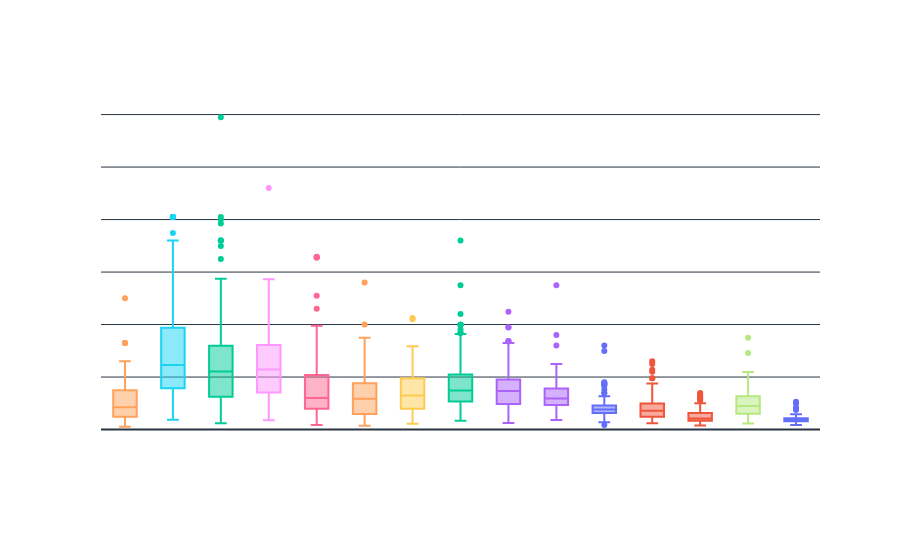

Notebook cell for this chart:
### Markdown cell above
### B.3 — Micro-Mercados: Dispersión por Barrio

### Code cell
# B.3. Boxplot por barrio (top 15 con más propiedades)
# ── Para app.py: copia esta función ──────────────────────────────────────────
def make_barrio_boxplot(df, top_n=15):
    top_barrios = df['barrio_limpio'].value_counts().nlargest(top_n).index
    df_top = df[df['barrio_limpio'].isin(top_barrios)]
    fig = px.box(
        df_top, x='barrio_limpio', y='precio_limpio',
        color='barrio_limpio',
        title=f"Micro-Mercados: Top {top_n} Barrios por Concentración",
        template="plotly_dark",
        labels={'barrio_limpio': 'Barrio', 'precio_limpio': 'Precio (€)'},
    )
    fig.update_layout(**PLOTLY_DARK_LAYOUT, showlegend=False,
                      xaxis={'categoryorder': 'median descending'})
    fig.update_xaxes(tickangle=-30)
    fig.update_yaxes(tickformat=",.0f")
    return fig

fig_b3 = make_barrio_boxplot(df)
fig_b3.show()

### Figure 1 — Plotly figure (JSON) as saved in the notebook; plotly's stock layout.template omitted (floating-point values rounded to 4 significant figures; data arrays with more than 128 entries replaced by an {"elided": "..."} marker saying what was removed)
{"data": [{"alignmentgroup": "True", "hovertemplate": "Barrio=%{x}<br>Precio (€)=%{y}<extra></extra>", "legendgroup": "Guindalera", "marker": {"color": "#636efa"}, "name": "Guindalera", "notched": false, "offsetgroup": "Guindalera", "orientation": "v", "showlegend": true, "type": "box", "x": ["Guindalera", "Guindalera", "Guindalera", "Guindalera", "Guindalera", "Guindalera", "Guindalera", "Guindalera", "Guindalera", "Guindalera", "Guindalera", "Guindalera", "Guindalera", "Guindalera", "Guindalera", "Guindalera", "Guindalera", "Guindalera", "Guindalera", "Guindalera", "Guindalera", "Guindalera", "Guindalera", "Guindalera", "Guindalera", "Guindalera", "Guindalera", "Guindalera", "Guindalera", "Guindalera", "Guindalera", "Guindalera", "Guindalera", "Guindalera", "Guindalera", "Guindalera", "Guindalera", "Guindalera", "Guindalera", "Guindalera", "Guindalera", "Guindalera", "Guindalera", "Guindalera", "Guindalera", "Guindalera", "Guindalera", "Guindalera", "Guindalera", "Guindalera", "Guindalera", "Guindalera", "Guindalera", "Guindalera", "Guindalera", "Guindalera", "Guindalera", "Guindalera", "Guindalera", "Guindalera", "Guindalera", "Guindalera", "Guindalera", "Guindalera", "Guindalera", "Guindalera", "Guindalera", "Guindalera", "Guindalera", "Guindalera", "Guindalera", "Guindalera", "Guindalera", "Guindalera", "Guindalera", "Guindalera", "Guindalera", "Guindalera", "Guindalera", "Guindalera", "Guindalera", "Guindalera", "Guindalera", "Guindalera"], "x0": " ", "xaxis": "x", "y": [730000.0, 590000.0, 425000.0, 895000.0, 895000.0, 800000.0, 1190000.0, 1658000.0, 800000.0, 750000.0, 900000.0, 601000.0, 800000.0, 675000.0, 700000.0, 645000.0, 749000.0, 550000.0, 940000.0, 1180000.0, 480000.0, 799000.0, 755000.0, 1250000.0, 1389000.0, 870000.0, 515000.0, 1136000.0, 3200000.0, 650000.0, 795000.0, 780000.0, 280000.0, 799000.0, 372000.0, 550000.0, 459000.0, 790000.0, 1780000.0, 799000.0, 870000.0, 650000.0, 297200.0, 645000.0, 1390000.0, 715000.0, 690000.0, 799000.0, 795000.0, 799000.0, 175000.0, 580000.0, 750000.0, 525000.0, 689000.0, 1720000.0, 1525000.0, 530000.0, 665000.0, 799000.0, 1270000.0, 645000.0, 480000.0, 1800000.0, 860000.0, 735000.0, 895000.0, 875000.0, 695000.0, 690000.0, 1750000.0, 1190000.0, 1136000.0, 1729000.0, 350000.0, 605000.0, 695000.0, 289000.0, 1150000.0, 1150000.0, 695000.0, 625000.0, 315000.0, 2990000.0], "y0": " ", "yaxis": "y"}, {"alignmentgroup": "True", "hovertemplate": "Barrio=%{x}<br>Precio (€)=%{y}<extra></extra>", "legendgroup": "Embajadores-Lavapiés", "marker": {"color": "#EF553B"}, "name": "Embajadores-Lavapiés", "notched": false, "offsetgroup": "Embajadores-Lavapiés", "orientation": "v", "showlegend": true, "type": "box", "x": {"elided": "141 str values"}, "x0": " ", "xaxis": "x", "y": {"elided": "141 float values"}, "y0": " ", "yaxis": "y"}, {"alignmentgroup": "True", "hovertemplate": "Barrio=%{x}<br>Precio (€)=%{y}<extra></extra>", "legendgroup": "Castellana", "marker": {"color": "#00cc96"}, "name": "Castellana", "notched": false, "offsetgroup": "Castellana", "orientation": "v", "showlegend": true, "type": "box", "x": {"elided": "198 str values"}, "x0": " ", "xaxis": "x", "y": {"elided": "198 float values"}, "y0": " ", "yaxis": "y"}, {"alignmentgroup": "True", "hovertemplate": "Barrio=%{x}<br>Precio (€)=%{y}<extra></extra>", "legendgroup": "Lista", "marker": {"color": "#ab63fa"}, "name": "Lista", "notched": false, "offsetgroup": "Lista", "orientation": "v", "showlegend": true, "type": "box", "x": {"elided": "163 str values"}, "x0": " ", "xaxis": "x", "y": {"elided": "163 float values"}, "y0": " ", "yaxis": "y"}, {"alignmentgroup": "True", "hovertemplate": "Barrio=%{x}<br>Precio (€)=%{y}<extra></extra>", "legendgroup": "Palacio", "marker": {"color": "#FFA15A"}, "name": "Palacio", "notched": false, "offsetgroup": "Palacio", "orientation": "v", "showlegend": true, "type": "box", "x": ["Palacio", "Palacio", "Palacio", "Palacio", "Palacio", "Palacio", "Palacio", "Palacio", "Palacio", "Palacio", "Palacio", "Palacio", "Palacio", "Palacio", "Palacio", "Palacio", "Palacio", "Palacio", "Palacio", "Palacio", "Palacio", "Palacio", "Palacio", "Palacio", "Palacio", "Palacio", "Palacio", "Palacio", "Palacio", "Palacio", "Palacio", "Palacio", "Palacio", "Palacio", "Palacio", "Palacio", "Palacio", "Palacio", "Palacio", "Palacio", "Palacio", "Palacio", "Palacio", "Palacio", "Palacio", "Palacio", "Palacio", "Palacio", "Palacio", "Palacio", "Palacio", "Palacio", "Palacio", "Palacio", "Palacio", "Palacio", "Palacio", "Palacio", "Palacio", "Palacio", "Palacio", "Palacio", "Palacio", "Palacio", "Palacio", "Palacio", "Palacio", "Palacio", "Palacio", "Palacio", "Palacio", "Palacio", "Palacio", "Palacio", "Palacio", "Palacio", "Palacio", "Palacio", "Palacio", "Palacio", "Palacio", "Palacio", "Palacio", "Palacio", "Palacio", "Palacio", "Palacio", "Palacio", "Palacio", "Palacio", "Palacio", "Palacio", "Palacio", "Palacio", "Palacio", "Palacio", "Palacio"], "x0": " ", "xaxis": "x", "y": [400000.0, 369900.0, 699000.0, 1990000.0, 995000.0, 487000.0, 1345000.0, 350000.0, 780000.0, 3300000.0, 379000.0, 1600000.0, 1595000.0, 2180000.0, 699000.0, 365000.0, 269000.0, 2300000.0, 848000.0, 2500000.0, 690000.0, 751000.0, 5000000.0, 728000.0, 435000.0, 1263000.0, 899000.0, 1195000.0, 740000.0, 399000.0, 870000.0, 600000.0, 499000.0, 1690000.0, 1220000.0, 475000.0, 850000.0, 1495000.0, 269000.0, 309000.0, 650000.0, 320000.0, 734000.0, 428900.0, 1650000.0, 890000.0, 1189000.0, 1400000.0, 2600000.0, 283000.0, 373000.0, 798000.0, 325000.0, 970000.0, 1595000.0, 1440000.0, 1495000.0, 1263000.0, 1595000.0, 1750000.0, 1650000.0, 848000.0, 1070000.0, 295000.0, 585000.0, 640000.0, 690000.0, 575000.0, 2250000.0, 1000000.0, 105000.0, 1440000.0, 1550000.0, 1139000.0, 330000.0, 1495000.0, 1395000.0, 700000.0, 599000.0, 399000.0, 2000000.0, 420000.0, 235000.0, 1195000.0, 450000.0, 1500000.0, 836000.0, 3290000.0, 755000.0, 1650000.0, 1263000.0, 830000.0, 870000.0, 395000.0, 3300000.0, 899000.0, 899000.0], "y0": " ", "yaxis": "y"}, {"alignmentgroup": "True", "hovertemplate": "Barrio=%{x}<br>Precio (€)=%{y}<extra></extra>", "legendgroup": "Recoletos", "marker": {"color": "#19d3f3"}, "name": "Recoletos", "notched": false, "offsetgroup": "Recoletos", "orientation": "v", "showlegend": true, "type": "box", "x": {"elided": "188 str values"}, "x0": " ", "xaxis": "x", "y": {"elided": "188 float values"}, "y0": " ", "yaxis": "y"}, {"alignmentgroup": "True", "hovertemplate": "Barrio=%{x}<br>Precio (€)=%{y}<extra></extra>", "legendgroup": "Justicia-Chueca", "marker": {"color": "#FF6692"}, "name": "Justicia-Chueca", "notched": false, "offsetgroup": "Justicia-Chueca", "orientation": "v", "showlegend": true, "type": "box", "x": ["Justicia-Chueca", "Justicia-Chueca", "Justicia-Chueca", "Justicia-Chueca", "Justicia-Chueca", "Justicia-Chueca", "Justicia-Chueca", "Justicia-Chueca", "Justicia-Chueca", "Justicia-Chueca", "Justicia-Chueca", "Justicia-Chueca", "Justicia-Chueca", "Justicia-Chueca", "Justicia-Chueca", "Justicia-Chueca", "Justicia-Chueca", "Justicia-Chueca", "Justicia-Chueca", "Justicia-Chueca", "Justicia-Chueca", "Justicia-Chueca", "Justicia-Chueca", "Justicia-Chueca", "Justicia-Chueca", "Justicia-Chueca", "Justicia-Chueca", "Justicia-Chueca", "Justicia-Chueca", "Justicia-Chueca", "Justicia-Chueca", "Justicia-Chueca", "Justicia-Chueca", "Justicia-Chueca", "Justicia-Chueca", "Justicia-Chueca", "Justicia-Chueca", "Justicia-Chueca", "Justicia-Chueca", "Justicia-Chueca", "Justicia-Chueca", "Justicia-Chueca", "Justicia-Chueca", "Justicia-Chueca", "Justicia-Chueca", "Justicia-Chueca", "Justicia-Chueca", "Justicia-Chueca", "Justicia-Chueca", "Justicia-Chueca", "Justicia-Chueca", "Justicia-Chueca", "Justicia-Chueca", "Justicia-Chueca", "Justicia-Chueca", "Justicia-Chueca", "Justicia-Chueca", "Justicia-Chueca", "Justicia-Chueca", "Justicia-Chueca", "Justicia-Chueca", "Justicia-Chueca", "Justicia-Chueca", "Justicia-Chueca", "Justicia-Chueca", "Justicia-Chueca", "Justicia-Chueca", "Justicia-Chueca", "Justicia-Chueca", "Justicia-Chueca", "Justicia-Chueca", "Justicia-Chueca", "Justicia-Chueca", "Justicia-Chueca", "Justicia-Chueca", "Justicia-Chueca", "Justicia-Chueca", "Justicia-Chueca", "Justicia-Chueca", "Justicia-Chueca", "Justicia-Chueca", "Justicia-Chueca", "Justicia-Chueca", "Justicia-Chueca", "Justicia-Chueca", "Justicia-Chueca", "Justicia-Chueca", "Justicia-Chueca", "Justicia-Chueca", "Justicia-Chueca", "Justicia-Chueca", "Justicia-Chueca", "Justicia-Chueca", "Justicia-Chueca", "Justicia-Chueca", "Justicia-Chueca", "Justicia-Chueca", "Justicia-Chueca", "Justicia-Chueca", "Justicia-Chueca", "Justicia-Chueca", "Justicia-Chueca", "Justicia-Chueca", "Justicia-Chueca", "Justicia-Chueca", "Justicia-Chueca", "Justicia-Chueca", "Justicia-Chueca", "Justicia-Chueca", "Justicia-Chueca", "Justicia-Chueca", "Justicia-Chueca", "Justicia-Chueca", "Justicia-Chueca", "Justicia-Chueca", "Justicia-Chueca", "Justicia-Chueca"], "x0": " ", "xaxis": "x", "y": [1395000.0, 745000.0, 339500.0, 1340000.0, 2400000.0, 1790000.0, 1700000.0, 1050000.0, 471000.0, 2775000.0, 950000.0, 1200000.0, 690000.0, 799000.0, 2700000.0, 320000.0, 350000.0, 1280000.0, 1000000.0, 2500000.0, 1079000.0, 2350000.0, 1249000.0, 210000.0, 245000.0, 1500000.0, 400000.0, 6579000.0, 895000.0, 1200000.0, 1695000.0, 699000.0, 3200000.0, 2490000.0, 3800000.0, 590000.0, 850000.0, 900000.0, 978000.0, 1095000.0, 2500000.0, 6560000.0, 990000.0, 699000.0, 740000.0, 1080000.0, 6559000.0, 2100000.0, 1700000.0, 875000.0, 1100000.0, 1480000.0, 2075000.0, 1050000.0, 1189000.0, 2600000.0, 1240000.0, 1150000.0, 3600000.0, 4600000.0, 710000.0, 1049000.0, 1580000.0, 2075000.0, 1200000.0, 790000.0, 450000.0, 1049000.0, 1300000.0, 1250000.0, 750000.0, 1340000.0, 2075000.0, 175000.0, 1100000.0, 1440000.0, 2270000.0, 2490000.0, 550000.0, 3100000.0, 750000.0, 1700000.0, 1790000.0, 590000.0, 980000.0, 2500000.0, 1095000.0, 1800000.0, 790000.0, 1250000.0, 3950000.0, 2750000.0, 1700000.0, 1550000.0, 730000.0, 995000.0, 5100000.0, 400000.0, 690000.0, 820000.0, 845000.0, 1790000.0, 1100000.0, 1150000.0, 790000.0, 1850000.0, 2900000.0, 1049000.0, 6559000.0, 1629000.0, 1049000.0, 3650000.0, 2400000.0, 290000.0, 1950000.0, 735000.0, 750000.0], "y0": " ", "yaxis": "y"}, {"alignmentgroup": "True", "hovertemplate": "Barrio=%{x}<br>Precio (€)=%{y}<extra></extra>", "legendgroup": "Universidad-Malasaña", "marker": {"color": "#B6E880"}, "name": "Universidad-Malasaña", "notched": false, "offsetgroup": "Universidad-Malasaña", "orientation": "v", "showlegend": true, "type": "box", "x": {"elided": "152 str values"}, "x0": " ", "xaxis": "x", "y": {"elided": "152 float values"}, "y0": " ", "yaxis": "y"}, {"alignmentgroup": "True", "hovertemplate": "Barrio=%{x}<br>Precio (€)=%{y}<extra></extra>", "legendgroup": "El Viso", "marker": {"color": "#FF97FF"}, "name": "El Viso", "notched": false, "offsetgroup": "El Viso", "orientation": "v", "showlegend": true, "type": "box", "x": ["El Viso", "El Viso", "El Viso", "El Viso", "El Viso", "El Viso", "El Viso", "El Viso", "El Viso", "El Viso", "El Viso", "El Viso", "El Viso", "El Viso", "El Viso", "El Viso", "El Viso", "El Viso", "El Viso", "El Viso", "El Viso", "El Viso", "El Viso", "El Viso", "El Viso", "El Viso", "El Viso", "El Viso", "El Viso", "El Viso", "El Viso", "El Viso", "El Viso", "El Viso", "El Viso", "El Viso", "El Viso", "El Viso", "El Viso", "El Viso", "El Viso", "El Viso", "El Viso", "El Viso", "El Viso", "El Viso", "El Viso", "El Viso", "El Viso", "El Viso", "El Viso", "El Viso", "El Viso", "El Viso", "El Viso", "El Viso", "El Viso", "El Viso", "El Viso", "El Viso", "El Viso", "El Viso", "El Viso", "El Viso", "El Viso", "El Viso", "El Viso", "El Viso", "El Viso", "El Viso", "El Viso", "El Viso", "El Viso", "El Viso", "El Viso", "El Viso"], "x0": " ", "xaxis": "x", "y": [2379000.0, 2150000.0, 950000.0, 1885000.0, 4990000.0, 2440000.0, 1300000.0, 3139000.0, 1900000.0, 2250000.0, 3900000.0, 2700000.0, 850000.0, 5709000.0, 5709000.0, 849000.0, 885000.0, 2690000.0, 5729000.0, 1100000.0, 895000.0, 2050000.0, 2695000.0, 3139000.0, 2750000.0, 1380000.0, 1380000.0, 1930000.0, 2350000.0, 2350000.0, 2050000.0, 3950000.0, 520000.0, 975000.0, 4500000.0, 1090000.0, 3800000.0, 1350000.0, 4500000.0, 4300000.0, 2550000.0, 2600000.0, 5600000.0, 2500000.0, 2329000.0, 1470000.0, 5600000.0, 1450000.0, 1800000.0, 2550000.0, 2590000.0, 2150000.0, 985000.0, 4250000.0, 3800000.0, 1175000.0, 1445000.0, 975000.0, 2100000.0, 3400000.0, 2595000.0, 1450000.0, 1620000.0, 2100000.0, 3500000.0, 1050000.0, 1800000.0, 1359000.0, 1850000.0, 2972000.0, 1895000.0, 3300000.0, 2695000.0, 4350000.0, 350000.0, 9200000.0], "y0": " ", "yaxis": "y"}, {"alignmentgroup": "True", "hovertemplate": "Barrio=%{x}<br>Precio (€)=%{y}<extra></extra>", "legendgroup": "Cortes-Huertas", "marker": {"color": "#FECB52"}, "name": "Cortes-Huertas", "notched": false, "offsetgroup": "Cortes-Huertas", "orientation": "v", "showlegend": true, "type": "box", "x": ["Cortes-Huertas", "Cortes-Huertas", "Cortes-Huertas", "Cortes-Huertas", "Cortes-Huertas", "Cortes-Huertas", "Cortes-Huertas", "Cortes-Huertas", "Cortes-Huertas", "Cortes-Huertas", "Cortes-Huertas", "Cortes-Huertas", "Cortes-Huertas", "Cortes-Huertas", "Cortes-Huertas", "Cortes-Huertas", "Cortes-Huertas", "Cortes-Huertas", "Cortes-Huertas", "Cortes-Huertas", "Cortes-Huertas", "Cortes-Huertas", "Cortes-Huertas", "Cortes-Huertas", "Cortes-Huertas", "Cortes-Huertas", "Cortes-Huertas", "Cortes-Huertas", "Cortes-Huertas", "Cortes-Huertas", "Cortes-Huertas", "Cortes-Huertas", "Cortes-Huertas", "Cortes-Huertas", "Cortes-Huertas", "Cortes-Huertas", "Cortes-Huertas", "Cortes-Huertas", "Cortes-Huertas", "Cortes-Huertas", "Cortes-Huertas", "Cortes-Huertas", "Cortes-Huertas", "Cortes-Huertas", "Cortes-Huertas", "Cortes-Huertas", "Cortes-Huertas", "Cortes-Huertas", "Cortes-Huertas", "Cortes-Huertas", "Cortes-Huertas", "Cortes-Huertas", "Cortes-Huertas", "Cortes-Huertas", "Cortes-Huertas", "Cortes-Huertas", "Cortes-Huertas", "Cortes-Huertas", "Cortes-Huertas", "Cortes-Huertas", "Cortes-Huertas", "Cortes-Huertas", "Cortes-Huertas", "Cortes-Huertas", "Cortes-Huertas", "Cortes-Huertas", "Cortes-Huertas", "Cortes-Huertas", "Cortes-Huertas", "Cortes-Huertas", "Cortes-Huertas", "Cortes-Huertas", "Cortes-Huertas", "Cortes-Huertas", "Cortes-Huertas", "Cortes-Huertas", "Cortes-Huertas", "Cortes-Huertas", "Cortes-Huertas", "Cortes-Huertas", "Cortes-Huertas", "Cortes-Huertas", "Cortes-Huertas", "Cortes-Huertas", "Cortes-Huertas", "Cortes-Huertas", "Cortes-Huertas", "Cortes-Huertas", "Cortes-Huertas", "Cortes-Huertas", "Cortes-Huertas", "Cortes-Huertas", "Cortes-Huertas", "Cortes-Huertas"], "x0": " ", "xaxis": "x", "y": [1450000.0, 279000.0, 770000.0, 1455000.0, 459000.0, 2360000.0, 1950000.0, 455000.0, 449000.0, 1545000.0, 695000.0, 850000.0, 730000.0, 1595000.0, 399000.0, 2465000.0, 1470000.0, 900000.0, 919000.0, 399000.0, 1295000.0, 850000.0, 409000.0, 449000.0, 1550000.0, 370000.0, 800000.0, 1650000.0, 1295000.0, 1995000.0, 875000.0, 1400000.0, 2360000.0, 2840000.0, 730000.0, 495000.0, 1995000.0, 2750000.0, 1800000.0, 1800000.0, 335000.0, 1400000.0, 2390000.0, 700000.0, 2390000.0, 3100000.0, 4199000.0, 1980000.0, 1589000.0, 1089000.0, 1700000.0, 1650000.0, 685000.0, 1400000.0, 1300000.0, 599000.0, 1095000.0, 2900000.0, 1192000.0, 1120000.0, 1386000.0, 2140000.0, 1888000.0, 1135000.0, 2750000.0, 2546000.0, 3154000.0, 3175000.0, 2475000.0, 2572000.0, 810000.0, 1800000.0, 385000.0, 1790000.0, 499000.0, 389000.0, 1650000.0, 1300000.0, 2100000.0, 1135000.0, 1199000.0, 1097000.0, 930000.0, 970000.0, 1120000.0, 1595000.0, 1260000.0, 1325000.0, 1990000.0, 795000.0, 220000.0, 4250000.0, 1095000.0, 220000.0], "y0": " ", "yaxis": "y"}, {"alignmentgroup": "True", "hovertemplate": "Barrio=%{x}<br>Precio (€)=%{y}<extra></extra>", "legendgroup": "Rejas", "marker": {"color": "#636efa"}, "name": "Rejas", "notched": false, "offsetgroup": "Rejas", "orientation": "v", "showlegend": true, "type": "box", "x": ["Rejas", "Rejas", "Rejas", "Rejas", "Rejas", "Rejas", "Rejas", "Rejas", "Rejas", "Rejas", "Rejas", "Rejas", "Rejas", "Rejas", "Rejas", "Rejas", "Rejas", "Rejas", "Rejas", "Rejas", "Rejas", "Rejas", "Rejas", "Rejas", "Rejas", "Rejas", "Rejas", "Rejas", "Rejas", "Rejas", "Rejas", "Rejas", "Rejas", "Rejas", "Rejas", "Rejas", "Rejas", "Rejas", "Rejas", "Rejas", "Rejas", "Rejas", "Rejas", "Rejas", "Rejas", "Rejas", "Rejas", "Rejas", "Rejas", "Rejas", "Rejas", "Rejas", "Rejas", "Rejas", "Rejas", "Rejas", "Rejas", "Rejas", "Rejas", "Rejas", "Rejas", "Rejas", "Rejas", "Rejas", "Rejas", "Rejas", "Rejas", "Rejas", "Rejas", "Rejas", "Rejas", "Rejas", "Rejas", "Rejas", "Rejas", "Rejas", "Rejas", "Rejas", "Rejas"], "x0": " ", "xaxis": "x", "y": [570000.0, 580000.0, 229900.0, 429600.0, 330000.0, 355000.0, 525000.0, 243000.0, 172000.0, 380000.0, 235000.0, 556000.0, 228000.0, 429600.0, 329000.0, 450000.0, 379700.0, 315000.0, 391900.0, 539000.0, 380000.0, 360000.0, 545000.0, 389500.0, 345500.0, 340500.0, 277500.0, 360000.0, 340000.0, 359500.0, 349500.0, 354500.0, 349500.0, 488000.0, 375000.0, 395000.0, 405000.0, 384500.0, 385000.0, 439000.0, 390000.0, 399500.0, 475500.0, 322000.0, 394500.0, 400000.0, 350000.0, 355000.0, 273500.0, 344500.0, 550000.0, 531000.0, 585000.0, 250000.0, 1060000.0, 285000.0, 749000.0, 320000.0, 225000.0, 330000.0, 320000.0, 304900.0, 375000.0, 429600.0, 429600.0, 840000.0, 220000.0, 315000.0, 305000.0, 795000.0, 298000.0, 416800.0, 312000.0, 229900.0, 369000.0, 550000.0, 996000.0, 300000.0, 299000.0], "y0": " ", "yaxis": "y"}, {"alignmentgroup": "True", "hovertemplate": "Barrio=%{x}<br>Precio (€)=%{y}<extra></extra>", "legendgroup": "Fuente Del Berro", "marker": {"color": "#EF553B"}, "name": "Fuente Del Berro", "notched": false, "offsetgroup": "Fuente Del Berro", "orientation": "v", "showlegend": true, "type": "box", "x": ["Fuente Del Berro", "Fuente Del Berro", "Fuente Del Berro", "Fuente Del Berro", "Fuente Del Berro", "Fuente Del Berro", "Fuente Del Berro", "Fuente Del Berro", "Fuente Del Berro", "Fuente Del Berro", "Fuente Del Berro", "Fuente Del Berro", "Fuente Del Berro", "Fuente Del Berro", "Fuente Del Berro", "Fuente Del Berro", "Fuente Del Berro", "Fuente Del Berro", "Fuente Del Berro", "Fuente Del Berro", "Fuente Del Berro", "Fuente Del Berro", "Fuente Del Berro", "Fuente Del Berro", "Fuente Del Berro", "Fuente Del Berro", "Fuente Del Berro", "Fuente Del Berro", "Fuente Del Berro", "Fuente Del Berro", "Fuente Del Berro", "Fuente Del Berro", "Fuente Del Berro", "Fuente Del Berro", "Fuente Del Berro", "Fuente Del Berro", "Fuente Del Berro", "Fuente Del Berro", "Fuente Del Berro", "Fuente Del Berro", "Fuente Del Berro", "Fuente Del Berro", "Fuente Del Berro", "Fuente Del Berro", "Fuente Del Berro", "Fuente Del Berro", "Fuente Del Berro", "Fuente Del Berro", "Fuente Del Berro", "Fuente Del Berro", "Fuente Del Berro", "Fuente Del Berro", "Fuente Del Berro", "Fuente Del Berro", "Fuente Del Berro", "Fuente Del Berro", "Fuente Del Berro", "Fuente Del Berro", "Fuente Del Berro", "Fuente Del Berro", "Fuente Del Berro", "Fuente Del Berro", "Fuente Del Berro", "Fuente Del Berro", "Fuente Del Berro", "Fuente Del Berro", "Fuente Del Berro", "Fuente Del Berro", "Fuente Del Berro", "Fuente Del Berro", "Fuente Del Berro", "Fuente Del Berro", "Fuente Del Berro", "Fuente Del Berro", "Fuente Del Berro"], "x0": " ", "xaxis": "x", "y": [485000.0, 1250000.0, 1439000.0, 869000.0, 720000.0, 980000.0, 650000.0, 675000.0, 1170000.0, 1450000.0, 1950000.0, 567000.0, 995000.0, 1350000.0, 780000.0, 895000.0, 610000.0, 1750000.0, 2500000.0, 649000.0, 829000.0, 599000.0, 640000.0, 1280000.0, 825000.0, 475000.0, 579000.0, 895000.0, 895000.0, 364000.0, 895000.0, 1439000.0, 1950000.0, 1439000.0, 998000.0, 595000.0, 750000.0, 630000.0, 238000.0, 900000.0, 295000.0, 385000.0, 699000.0, 825000.0, 2280000.0, 730000.0, 2200000.0, 360000.0, 450000.0, 270000.0, 475000.0, 405000.0, 995000.0, 690000.0, 2600000.0, 599000.0, 825000.0, 685000.0, 1050000.0, 1410000.0, 487700.0, 469700.0, 479700.0, 397800.0, 497700.0, 527700.0, 679700.0, 427700.0, 479700.0, 447700.0, 595000.0, 1110000.0, 870000.0, 300000.0, 750000.0], "y0": " ", "yaxis": "y"}, {"alignmentgroup": "True", "hovertemplate": "Barrio=%{x}<br>Precio (€)=%{y}<extra></extra>", "legendgroup": "Goya", "marker": {"color": "#00cc96"}, "name": "Goya", "notched": false, "offsetgroup": "Goya", "orientation": "v", "showlegend": true, "type": "box", "x": {"elided": "291 str values"}, "x0": " ", "xaxis": "x", "y": {"elided": "291 float values"}, "y0": " ", "yaxis": "y"}, {"alignmentgroup": "True", "hovertemplate": "Barrio=%{x}<br>Precio (€)=%{y}<extra></extra>", "legendgroup": "Ibiza", "marker": {"color": "#ab63fa"}, "name": "Ibiza", "notched": false, "offsetgroup": "Ibiza", "orientation": "v", "showlegend": true, "type": "box", "x": ["Ibiza", "Ibiza", "Ibiza", "Ibiza", "Ibiza", "Ibiza", "Ibiza", "Ibiza", "Ibiza", "Ibiza", "Ibiza", "Ibiza", "Ibiza", "Ibiza", "Ibiza", "Ibiza", "Ibiza", "Ibiza", "Ibiza", "Ibiza", "Ibiza", "Ibiza", "Ibiza", "Ibiza", "Ibiza", "Ibiza", "Ibiza", "Ibiza", "Ibiza", "Ibiza", "Ibiza", "Ibiza", "Ibiza", "Ibiza", "Ibiza", "Ibiza", "Ibiza", "Ibiza", "Ibiza", "Ibiza", "Ibiza", "Ibiza", "Ibiza", "Ibiza", "Ibiza", "Ibiza", "Ibiza", "Ibiza", "Ibiza", "Ibiza", "Ibiza", "Ibiza", "Ibiza", "Ibiza", "Ibiza", "Ibiza", "Ibiza", "Ibiza", "Ibiza", "Ibiza", "Ibiza", "Ibiza", "Ibiza", "Ibiza", "Ibiza", "Ibiza", "Ibiza", "Ibiza", "Ibiza", "Ibiza", "Ibiza", "Ibiza", "Ibiza", "Ibiza", "Ibiza", "Ibiza", "Ibiza", "Ibiza", "Ibiza", "Ibiza", "Ibiza", "Ibiza", "Ibiza", "Ibiza", "Ibiza", "Ibiza", "Ibiza", "Ibiza", "Ibiza", "Ibiza", "Ibiza", "Ibiza", "Ibiza"], "x0": " ", "xaxis": "x", "y": [1950000.0, 1549000.0, 1185000.0, 1549000.0, 2050000.0, 1790000.0, 1279000.0, 1070000.0, 1090000.0, 419500.0, 505000.0, 1000000.0, 1560000.0, 549000.0, 797000.0, 1078000.0, 1390000.0, 1093000.0, 1169000.0, 2190000.0, 718000.0, 1490000.0, 1090000.0, 1075000.0, 610000.0, 1245000.0, 360000.0, 2000000.0, 5500000.0, 450000.0, 1950000.0, 1379000.0, 1279000.0, 1169000.0, 959000.0, 1549000.0, 718000.0, 929000.0, 1899000.0, 1580000.0, 1379000.0, 569000.0, 525000.0, 1549000.0, 1185000.0, 1399000.0, 1090000.0, 1285000.0, 650000.0, 1093000.0, 1125000.0, 1275000.0, 940000.0, 1650000.0, 959000.0, 2350000.0, 1549000.0, 2500000.0, 1095000.0, 1895000.0, 1279000.0, 445000.0, 1185000.0, 1079000.0, 1169000.0, 1098000.0, 1825000.0, 1600000.0, 1095000.0, 1078000.0, 2500000.0, 3200000.0, 1549000.0, 560000.0, 470000.0, 890000.0, 3600000.0, 1190000.0, 1075000.0, 1100000.0, 569000.0, 1179000.0, 1549000.0, 390500.0, 2250000.0, 1800000.0, 1990000.0, 1905000.0, 699000.0, 1810000.0, 550000.0, 725000.0, 497000.0], "y0": " ", "yaxis": "y"}, {"alignmentgroup": "True", "hovertemplate": "Barrio=%{x}<br>Precio (€)=%{y}<extra></extra>", "legendgroup": "Madrid Capital", "marker": {"color": "#FFA15A"}, "name": "Madrid Capital", "notched": false, "offsetgroup": "Madrid Capital", "orientation": "v", "showlegend": true, "type": "box", "x": ["Madrid Capital", "Madrid Capital", "Madrid Capital", "Madrid Capital", "Madrid Capital", "Madrid Capital", "Madrid Capital", "Madrid Capital", "Madrid Capital", "Madrid Capital", "Madrid Capital", "Madrid Capital", "Madrid Capital", "Madrid Capital", "Madrid Capital", "Madrid Capital", "Madrid Capital", "Madrid Capital", "Madrid Capital", "Madrid Capital", "Madrid Capital", "Madrid Capital", "Madrid Capital", "Madrid Capital", "Madrid Capital", "Madrid Capital", "Madrid Capital", "Madrid Capital", "Madrid Capital", "Madrid Capital", "Madrid Capital", "Madrid Capital", "Madrid Capital", "Madrid Capital", "Madrid Capital", "Madrid Capital", "Madrid Capital", "Madrid Capital", "Madrid Capital", "Madrid Capital", "Madrid Capital", "Madrid Capital", "Madrid Capital", "Madrid Capital", "Madrid Capital", "Madrid Capital", "Madrid Capital", "Madrid Capital", "Madrid Capital", "Madrid Capital", "Madrid Capital", "Madrid Capital", "Madrid Capital", "Madrid Capital", "Madrid Capital", "Madrid Capital", "Madrid Capital", "Madrid Capital", "Madrid Capital", "Madrid Capital", "Madrid Capital", "Madrid Capital", "Madrid Capital", "Madrid Capital", "Madrid Capital", "Madrid Capital", "Madrid Capital", "Madrid Capital", "Madrid Capital", "Madrid Capital", "Madrid Capital", "Madrid Capital", "Madrid Capital", "Madrid Capital", "Madrid Capital", "Madrid Capital", "Madrid Capital", "Madrid Capital", "Madrid Capital", "Madrid Capital", "Madrid Capital", "Madrid Capital", "Madrid Capital"], "x0": " ", "xaxis": "x", "y": [299000.0, 550000.0, 1295000.0, 2175000.0, 2250000.0, 2390000.0, 330000.0, 1350000.0, 420000.0, 619000.0, 420000.0, 1500000.0, 420000.0, 369000.0, 600000.0, 350000.0, 359000.0, 1100000.0, 625000.0, 5600000.0, 2390000.0, 409900.0, 390000.0, 1272000.0, 385000.0, 795000.0, 840000.0, 647500.0, 399000.0, 925000.0, 379000.0, 3500000.0, 1650000.0, 1490000.0, 650000.0, 148000.0, 1500000.0, 1178000.0, 1195000.0, 899900.0, 1055000.0, 710000.0, 1900000.0, 1050000.0, 4000000.0, 1379000.0, 1390000.0, 1169000.0, 1919000.0, 1489000.0, 560000.0, 1299000.0, 1919000.0, 995000.0, 1099000.0, 1589000.0, 2199000.0, 1659000.0, 800000.0, 889000.0, 1190000.0, 1989000.0, 2009000.0, 1929000.0, 990000.0, 699000.0, 849000.0, 1550000.0, 1550000.0, 514000.0, 1299000.0, 2219000.0, 1799000.0, 589000.0, 3059000.0, 2189000.0, 1889000.0, 1550000.0, 1800000.0, 2250000.0, 330000.0, 250000.0, 369000.0], "y0": " ", "yaxis": "y"}], "layout": {"boxmode": "overlay", "font": {"color": "white", "family": "Inter, sans-serif"}, "legend": {"font": {"color": "white"}, "title": {"text": "Barrio"}, "tracegroupgap": 0}, "paper_bgcolor": "rgba(0,0,0,0)", "plot_bgcolor": "rgba(0,0,0,0)", "showlegend": false, "title": {"font": {"color": "white", "size": 15}, "text": "Micro-Mercados: Top 15 Barrios por Concentración"}, "xaxis": {"anchor": "y", "categoryarray": ["Guindalera", "Embajadores-Lavapiés", "Castellana", "Lista", "Palacio", "Recoletos", "Justicia-Chueca", "Universidad-Malasaña", "El Viso", "Cortes-Huertas", "Rejas", "Fuente Del Berro", "Goya", "Ibiza", "Madrid Capital"], "categoryorder": "median descending", "domain": [0.0, 1.0], "tickangle": -30, "title": {"text": "Barrio"}}, "yaxis": {"anchor": "x", "domain": [0.0, 1.0], "tickformat": ",.0f", "title": {"text": "Precio (€)"}}}}
